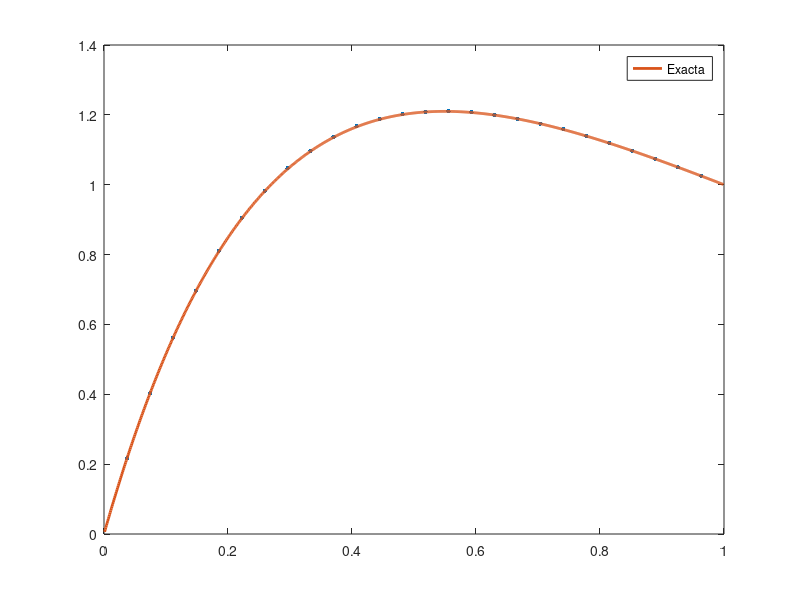

Source code (MATLAB):
%clear
%
% Resolvemos y''(x)+4*y(x)+3*y(x)=0 en [0,1] Utilizando Diferencias Centradas 2 - Condiciones Borde Dirichlet en ambos extremos
%
%---------------------------------------------
%Datos del problema
%---------------------------------------------

XL = 0.0; %X inicial
XR = 1.0; %X final
SIZE_DOMAIN = (XR-XL); %Tamanho del dominio
UL = 0.; %Condicion Dirichlet izquierda
UR = 1.; %Condicion Dirichlet derecha

%---------------------------------------------
%Datos para la discretizacion
%---------------------------------------------

nn = 26; %Numero de nodos
dx = SIZE_DOMAIN / (nn+1); %Distancia entre nodos
dx2 = dx*dx;
x=dx*(1:nn);

%---------------------------------------------
%Reservar Vectores y Matrices
%---------------------------------------------

% Vamos a trabajar con los nodos internos y pasar al lado derecho las condiciones
% de contorno => habra (nn) incognitas.
% Como es un problema lineal las matrices no dependen de la solucion
% Todo multiplicado por dx2

nunk = nn;

% SIEMPRE USAR MATRICES SPARSE O RALAS PARA NO OPERAR CON CEROS

S1 = sparse([1:nunk], [1:nunk], (-2+3*dx2)*ones(1,nunk), nunk, nunk, 0);
S2 = sparse([1:nunk-1], [2:nunk], (2*dx+1)*ones(1,nunk-1), nunk, nunk, 0);
S3 = sparse([2:nunk], [1:nunk-1], (-2*dx+1)*ones(1,nunk-1), nunk, nunk, 0);
% Sparce Matrix
A = S1+S2+S3;

% Vectores de solution
usol = zeros(nn,1);

% Termino independiente  A * usol = C
for ni=1:nn
  C(ni,1) = 0;
endfor
C(1,1) = -(-2*dx+1)*UL;
C(nn,1) = -(2*dx+1)*UR;

%---------------------------------------------
%Solucion (nodal) exacta
%---------------------------------------------

for ni=1:nn
  solex(ni,1) =(UL*e^2-UR*e^3)/(e^2-1)*exp(-3*ni*dx)+(-UL+UR*e^3)/(e^2-1)*exp(-ni*dx);
endfor

%---------------------------------------------
%Resolucion del problema
%---------------------------------------------

usol=A\C;  % SIEMPRE USAR EL COMANDO "\" PARA RESOLVER SISTEMAS LINEALES - MAS ECONOMICO
%calculo del error

error2=norm(usol-solex);
errorinf=norm(usol-solex,inf);

%---------------------------------------------
%Solucion  exacta con muchos puntos
%---------------------------------------------
xsol=1/1001*(1:1000);
dxsol=1/1001;
for ni=1:1000
  sol(ni,1) = (UL*e^2-UR*e^3)/(e^2-1)*exp(-3*ni*dxsol)+(-UL+UR*e^3)/(e^2-1)*exp(-ni*dxsol);;
endfor

%---------------------------------------------
%Ploteo
%---------------------------------------------

%plot(xsol,sol)
plot(x,usol,".","markersize", 10,xsol,sol,";Exacta;","linewidth", 2)
